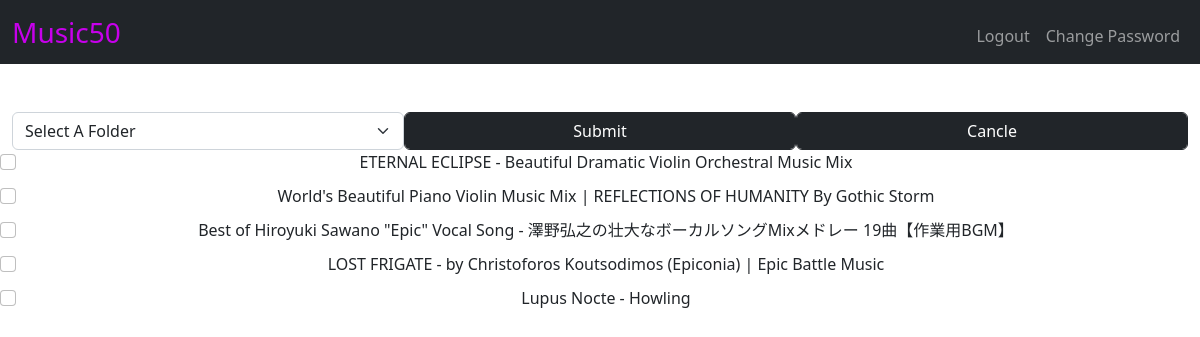
The page /movetofolder (signed in) on the database its author committed.
### tables this page shows
CREATE TABLE songs (
id INTEGER PRIMARY KEY AUTOINCREMENT NOT NULL,
name TEXT NOT NULL,
url TEXT NOT NULL,
length TIME NOT NULL,
user_id INTEGER NOT NULL
, views INTEGER NOT NULL DEFAULT 0);

### app.py (the view)
@app.route("/movetofolder", methods=["GET"])
@login_required
def movetofolder():
    if request.method == "GET":
        songlist = db.execute("SELECT name,id FROM songs WHERE user_id = ?", session["user_id"])
        folderlist = db.execute("SELECT name,id FROM folders WHERE user_id = ?", session["user_id"])
        return render_template("movefolder.html",folderList=folderlist, songList=songlist)

### app.py (called while the page is built)
@app.after_request
def after_request(response):
    response.headers["Cache-Control"] = "no-cache, no-store, must-revalidate"
    response.headers["Expires"] = 0
    response.headers["Pragma"] = "no-cache"
    return response

### helpers.py (called while the page is built)
def login_required(f):
    @wraps(f)
    def decoratedFunction(*args, **kwards):
        if session.get("user_id") is None:
            return redirect("/login")
        return f(*args, **kwards)
    return decoratedFunction

### templates/movefolder.html (shortened to what this page needs)
{% extends "layout.html" %}
{% block main %}
<form action="/" method="POST">
    <div class="row g-0 justify-content-md-center">
        <div class="col">
            <select required class="form-select" name="selectedfolder" aria-label="Default select example" required>
                <option selected disabled value="" >Select A Folder</option>
            </select>
        </div>
        <div class="col">
            <button class="form-control btn btn-dark" onclick="">Submit</button>
        </div>
        <div class="col">
            <input type="button" class="form-control btn btn-dark" value="Cancle" onclick="location.href='/'" id="cancle">
        </div>
    </div>
    <div class="row row-cols-1 gy-2">
        {% for song in songList %}
        <div id="tableDiv" class="col form-check">
            <input class="form-check-input" name="songCheckBox" type="checkbox" value="{{song.id}}" id="{{song.id}}">
            <label class="form-check-label" onclick="" for="{{song.id}}">{{song.name}}</label>
        </div>
        {% endfor %}
    </div>
</form>
{% endblock %}

### templates/layout.html (shortened to what this page needs)
<!DOCTYPE html>
<html lang="en">
    <head>
        <link href="https://cdn.jsdelivr.net/npm/bootstrap@5.2.0/dist/css/bootstrap.min.css" rel="stylesheet">
    </head>
    <body>
        <nav class="navbar navbar-expand-md navbar-dark bg-dark">
            <div class="container-fluid navbar-brand-">
                    <a id="logo" style="color:#c700eb;"  class="text-decoration-none fs-3"  href="/"><span calss="fs-1">Music50</span></a>
                <div class="collapse navbar-collapse" id="navbar">
                    {% if session["user_id"] %}
                        <ul class="navbar-nav ms-auto mt-2">
                            <li class="nav-item"><a class="nav-link" href="/logout">Logout</a></li>
                            <li class="nav-item"><a class="nav-link" href="/change">Change Password</a></li>
                        </ul>
                    {% else %}
                        <ul class="navbar-nav ms-auto mt-2">
                            <li class="nav-item"><a class="nav-link" href="/login">Login</a></li>
                            <li class="nav-item"><a class="nav-link" href="/register">Register</a></li>
                        </ul>
                    {% endif %}
                </div>
            </div>
        </nav>
        <main class="text-center container-fluid py-5">
            {% block main  %}{% endblock %}
        </main>
    </body>
</html>

### rows shown on the page
songs: name "ETERNAL ECLIPSE - Beautiful Dramatic Violin Orchestral Music Mix"
songs: name "World's Beautiful Piano Violin Music Mix | REFLECTIONS OF HUMANITY By Gothic Storm"
songs: name "Best of Hiroyuki Sawano \"Epic\" Vocal Song - 澤野弘之の壮大なボーカルソングMixメドレー 19曲【作業用BGM】"
songs: name "LOST FRIGATE - by Christoforos Koutsodimos (Epiconia) | Epic Battle Music"
songs: name "Lupus Nocte - Howling"
